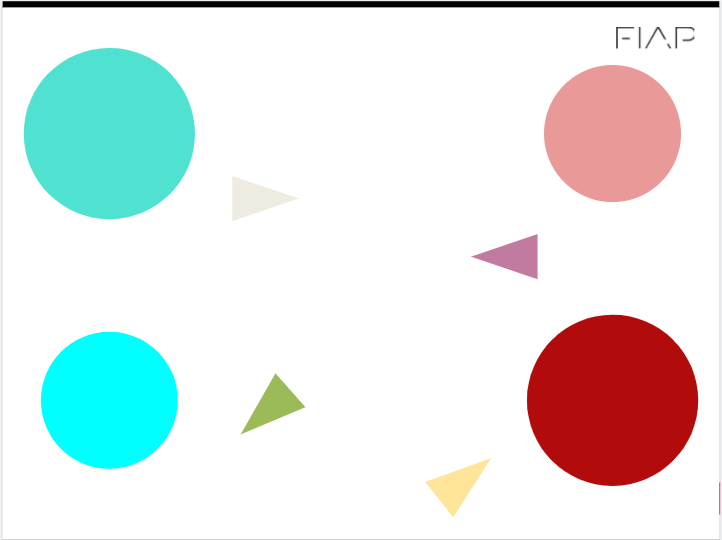
#> input picture circulo.png, 722 x 540 px, given in place of the camera
$ python rubrica12.py
#> lines starting #> are read from the running program, lines starting #| are printed output that depends on the picture; after the words box and inside, x2 and y2 are one past the last pixel; in counts of white or black regions, pixels touching at a corner belong together
#> further down, frame is the input picture: shape (540, 722, 3); mean B, G, R 229.2, 230.8, 225.6
import cv2
import os,sys, os.path
import numpy as np
import math

#importes para emular precionamento de teclas
from pynput.keyboard import Key, Controller
import pynput
import time
import random

keys = [
    pynput.keyboard.KeyCode.from_char('w'),  # A
    pynput.keyboard.KeyCode.from_char('a'),  # B
    pynput.keyboard.KeyCode.from_char('s'),  # X
    pynput.keyboard.KeyCode.from_char('d'),  # X
]


#Inicializa o controle
keyboard = Controller()


image_lower_hsv2 = np.array([10,80,140])
image_upper_hsv2 = np.array([50,200,250])


def filtro_de_cor(img_bgr, low_hsv, high_hsv):
    """ retorna a imagem filtrada"""
    img = cv2.cvtColor(img_bgr,cv2.COLOR_BGR2HSV)
#> img: shape (540, 722, 3); mean H, S, V 10.4, 38.2, 244
    mask = cv2.inRange(img, low_hsv, high_hsv)
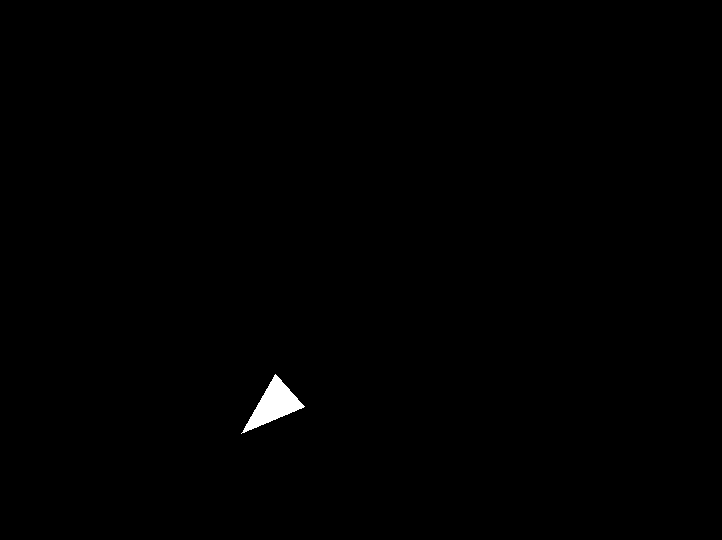
#> mask: shape (540, 722); 0.38% white; 1 white region
    return mask

def mascara_or(mask1, mask2):

    """ retorna a mascara or"""
    mask = cv2.bitwise_or(mask1, mask2)
    return mask

def mascara_and(mask1, mask2):
     """ retorna a mascara and"""
     mask = cv2.bitwise_and(mask1, mask2)

     return mask

def desenha_cruz(img, cX,cY, size, color):
     """ faz a cruz no ponto cx cy"""
     cv2.line(img,(cX - size,cY),(cX + size,cY),color,5)
     cv2.line(img,(cX,cY - size),(cX, cY + size),color,5)

def escreve_texto(img, text, origem, color):
     """ faz a cruz no ponto cx cy"""

     font = cv2.FONT_HERSHEY_SIMPLEX

     cv2.putText(img, str(text), origem, font,1,color,2,cv2.LINE_AA)


def image_da_webcam(img):
    """
    ->>> !!!! FECHE A JANELA COM A TECLA ESC !!!! <<<<-
        deve receber a imagem da camera e retornar uma imagems filtrada.
    """
    img_rgb = cv2.cvtColor(img,cv2.COLOR_BGR2RGB)

    mask_hsv = filtro_de_cor(img, image_lower_hsv2, image_upper_hsv2)

    contornos, _ = cv2.findContours(mask_hsv, cv2.RETR_TREE, cv2.CHAIN_APPROX_SIMPLE)
#> contornos = 1 contour; box (x1, y1, x2, y2) and area: (241, 374, 305, 434) 1396

    contornos_ordenados = sorted(contornos, key=cv2.contourArea, reverse=True)
#> contornos_ordenados has the same summary as contornos

    #Descobrindo o centro de massa dos circulos
    if len(contornos) != 0 and len(contornos) != 1 :
        contornoMaior = contornos_ordenados[0]
        contornoMaior2 = contornos_ordenados[1]

        cv2.drawContours(img_rgb, contornos_ordenados[0], -1, [0, 0, 255], 5);
        cv2.drawContours(img_rgb, contornos_ordenados[1], -1, [0, 0, 255], 5);

        cnt1 = contornoMaior
        cnt2 = contornoMaior2
        M1 = cv2.moments(cnt1)
        M2 = cv2.moments(cnt2)
        if M1["m00"] != 0 and M2["m00"] != 0:

            cx1 = int(M1['m10']/M1['m00'])
            cy1 = int(M1['m01']/M1['m00'])


            cx2 = int(M2['m10']/M2['m00'])
            cy2 = int(M2['m01']/M2['m00'])


            #desenhando cruz no centro de massa dos circulos
            size = 20
            color = (0,255,0)

            cv2.line(img_rgb,(cx1 - size,cy1),(cx1 + size,cy1),color,3)
            cv2.line(img_rgb,(cx1,cy1 - size),(cx1, cy1 + size),color,3)

            cv2.line(img_rgb,(cx2 - size,cy2),(cx2 + size,cy2),color,3)
            cv2.line(img_rgb,(cx2,cy2 - size),(cx2, cy2 + size),color,3)


            #calculando area
            area1 = cv2.contourArea(cnt1)
            area2 = cv2.contourArea(cnt2)

            #Traçando reta entre os dois centros de massa
            cv2.line(img_rgb,(cx1,cy1),(cx2, cy2 ),(0,255,0),3)

            #Calculando o angulo da reta
            if cx1 - cx2 != 0:
                coeficiente_angular = (cy1 - cy2) / (cx1 -  cx2)

                angulo = math.degrees(math.atan(coeficiente_angular))
                angulo_ajustado = round(angulo, 2)

                #Escrevendo o angulo na imagem
                font = cv2.FONT_HERSHEY_SIMPLEX
                cv2.putText(img_rgb, f"({angulo_ajustado} graus)", (10, 60), font,0.5,(255,0,0),1,cv2.LINE_AA)
                cv2.putText(img_rgb, f"(Area:{area1})", (10, 20), font,0.5,(255,0,0),1,cv2.LINE_AA)
                cv2.putText(img_rgb, f"(Centro de massa 1 - {cx1}, {cy2})", (10, 100), font,0.5,(255,0,0),1,cv2.LINE_AA)
                cv2.putText(img_rgb, f"(Centro de massa 2 - {cx2}, {cy2})", (10, 140), font,0.5,(255,0,0),1,cv2.LINE_AA)


                #presionando teclas
                if area1 >= 10000:
                    keyboard.press(keys[0])
                    time.sleep(0.1)
                    keyboard.release(keys[0])
                elif area1 < 6000:
                    keyboard.press(keys[2])
                    time.sleep(1)
                    keyboard.release(keys[2])

                if angulo_ajustado > 15 :
                    keyboard.press(keys[1])
                    time.sleep(0.1)
                    keyboard.release(keys[1])
                elif angulo_ajustado < -15:
                    keyboard.press(keys[3])
                    time.sleep(0.1)
                    keyboard.release(keys[3])


    return img_rgb

cv2.namedWindow("preview")
# define a entrada de video para webcam
vc = cv2.VideoCapture(0, cv2.CAP_DSHOW)


#configura o tamanho da janela
vc.set(cv2.CAP_PROP_FRAME_WIDTH, 900)
vc.set(cv2.CAP_PROP_FRAME_HEIGHT, 480)

if vc.isOpened(): # try to get the first frame
    rval, frame = vc.read()
else:
    rval = False

while rval:

    img = image_da_webcam(frame) # passa o frame para a função imagem_da_webcam e recebe em img imagem tratada

    img_rgb = cv2.cvtColor(img, cv2.COLOR_BGR2RGB)

    cv2.imshow("preview", img_rgb)
    rval, frame = vc.read()
    key = cv2.waitKey(20)
#> (key Esc is pressed here)
    if key == 27: # exit on ESC
        break

cv2.destroyWindow("preview")
vc.release()
